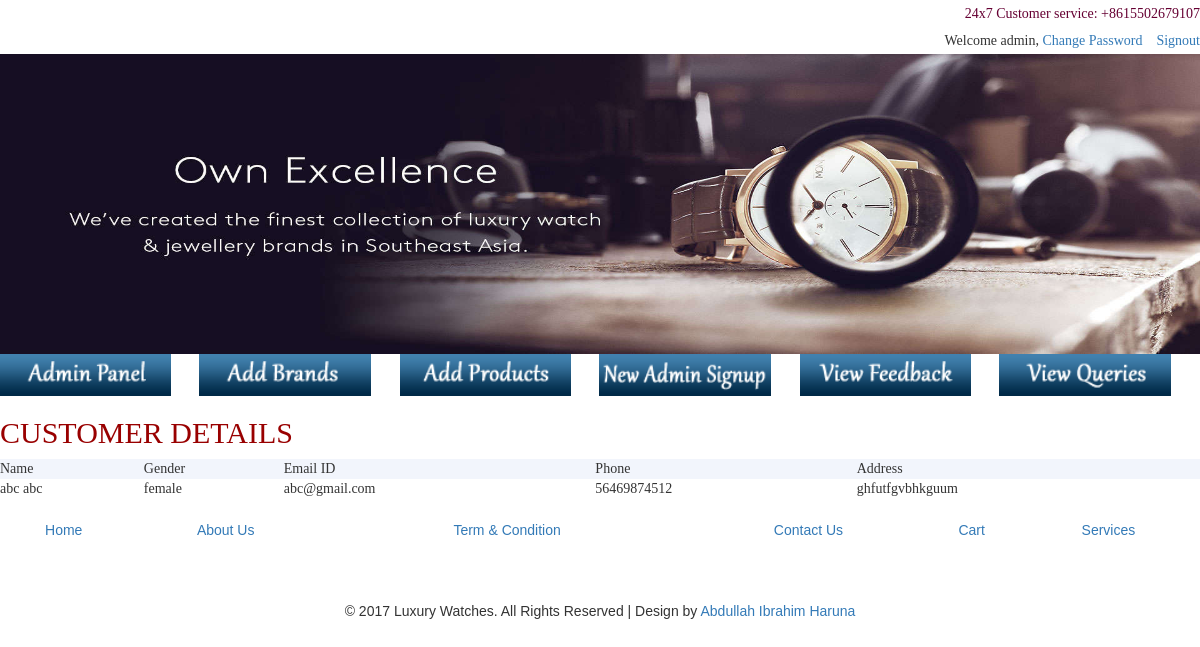
The app's page /showcustomerdetail.php?uname=abc@gmail.com (signed in) with its own data.
### tables this page shows
CREATE TABLE IF NOT EXISTS `register` (
  `firstname` varchar(30) NOT NULL,
  `lastname` varchar(30) NOT NULL,
  `gender` varchar(10) NOT NULL,
  `dob` date NOT NULL,
  `user_id` varchar(30) NOT NULL,
  `password` varchar(20) NOT NULL,
  `email_id` varchar(35) NOT NULL,
  `phone_number` bigint(20) NOT NULL,
  `address` varchar(100) NOT NULL,
  PRIMARY KEY (`user_id`)
);

### showcustomerdetail.php (the view, shortened to what this page needs)
<!DOCTYPE html PUBLIC "-//W3C//DTD XHTML 1.0 Transitional//EN" "http://www.w3.org/TR/xhtml1/DTD/xhtml1-transitional.dtd">
<html xmlns="http://www.w3.org/1999/xhtml">
<head>
<link href="css/bootstrap.css" rel="stylesheet" type="text/css" media="all" />
<link href="css/style.css" rel="stylesheet" type="text/css" media="all" />
</head>
<body background="image/b1.jpg" >
<table width="904" height="394" align="center" cellpadding="0" cellspacing="0">
  <tr>
    <td height="27" colspan="8" align="center" valign="middle"><div align="right"><span class="style12">24x7 Customer service: +8615502679107</span></div></td>
  </tr>
  <tr>
    <td height="27" colspan="8" align="center" valign="middle"><div align="right"><?php
	if(isset($_SESSION["uname"]))
	{
		print "Welcome ".$_SESSION["uname"] .",&nbsp;";
		print "&nbsp; <a href='signout.php?page=index.php' style='text-decoration:none'>Signout</a>";
	}
	elseif(isset($_SESSION["admin"]))
	{
	print "Welcome ".$_SESSION["admin"] .",&nbsp;";
	print "<a href=changepassword.php>Change Password</a> &nbsp;";
	print "&nbsp; <a href='signout.php?page=index.php' style='text-decoration:none'>Signout</a>";
	}
	else
	{
	print " Welcome Guest, &nbsp; ";
	print "<a href='sig.php' style='text-decoration:none' >SignIn.&nbsp;</a>";
	print " New User? &nbsp; <a href='new.php' style='text-decoration:none'>Register</a>";
	}
	?></div></td>
  </tr>
  <tr>
    <td height="300" colspan="8" align="center" valign="top"><div align="left"><img src="image/bannerforsite.jpg" width="1200" height="300" /></div></td>
  </tr>
  <tr align="left">
    <td width="171" height="42"><a href="adminpanel.php"><img src="image/adminpanel.png" width="171" height="42" border="0" /></a></td>
    <td width="171" height="42"><a href="addcompany.php"><img src="image/addbrand.png" width="172" height="42" border="0" /></a></td>
    <td width="171" height="42"><a href="addproduct.php"><img src="image/addprod.png" width="171" height="42" border="0" /></a></td>
    <td width="171" height="42"><a href="adminsignup.php"><img src="image/ned.png" width="172" height="42" border="0" /></a></td>
   <td width="171" height="42"><a href="showfeedback.php"><img src="image/v_feed.png" width="171" height="42" border="0" /></a></td>
    <td width="171" height="42"><a href="showquery.php"><img src="image/v_query.png" alt="1" width="172" height="42" border="0"/></a></td>
  </tr>
  <tr align="left">
    <td height="42" colspan="6"><table width="100%" height="65" border="0" align="center" cellpadding="0" cellspacing="0" >
      <tr>
        <td height="29" valign="top" scope="col" ><h2 class="style16">CUSTOMER DETAILS</h2>
            <?php
	if(isset($_SESSION["admin"]))
	{
	  $a=$_GET["uname"];
	  $c=mysqli_connect(host,uname,pass,db) or die(mysqli_connect_error($c));
	 $q="select * from register where user_id='$a'";
	 $r1=mysqli_query($c,$q)or die(mysqli_error($c));
	print "<table width=1200px align='center' bgcolor='white'>";
	print "<tr>";
	print "<td  bgcolor='#F2F5FC'>Name </td>";
	print "<td bgcolor='#F2F5FC'>Gender</td>";
	print "<td  bgcolor='#F2F5FC'>Email ID</td>";
	print "<td  bgcolor='#F2F5FC'>Phone</td>";
	print "<td  bgcolor='#F2F5FC'>Address</td>";
	print "</tr>";
	 while($ans1=mysqli_fetch_array($r1))
	 {
	    print "<tr>";
		print "<td>$ans1[0] $ans1[1]</td>";
		print "<td>$ans1[2]</td>";
	 	print "<td>$ans1[6]</td>";
		print "<td>$ans1[7]	</td>";
		print "<td>$ans1[8]	</td>";
			print "</tr>";
	 	 }
	  print "</table>";
}
?>
        </td>
      </tr>
    </table></td>
  </tr>
  <tr align="left">
    <td height="42" colspan="6"><table width="100%" align="center" cellpadding="0" cellspacing="0">
      <tr>
        <td>&nbsp;</td>
        <td>&nbsp;</td>
        <td>&nbsp;</td>
        <td>&nbsp;</td>
        <td>&nbsp;</td>
        <td>&nbsp;</td>
      </tr>
      <tr>
        <td><div align="center" class="style3 style11"><a href="index.php" style="text-decoration:none">Home</a></div></td>
        <td><div align="center" class="style3 style11"><a href="about.php" style="text-decoration:none">About Us</a></div></td>
        <td><div align="center" class="style3 style11"><a href="term.php" style="text-decoration:none">Term &amp; Condition</a></div></td>
        <td><div align="center" class="style3 style11"><a href="contact.php" style="text-decoration:none">Contact Us</a></div></td>
        <td><div align="center" class="style3 style11"><a href="shoppingcart.php" style="text-decoration:none">Cart</a></div></td>
        <td><div align="center" class="style3 style11"><a href="center.php" style="text-decoration:none">Services</a></div></td>
      </tr>
    </table></td>
  </tr>
</table><p>&nbsp;</p><p>&nbsp;</p>
<div align="center" class="style3 style11">
					<p>© 2017 Luxury Watches. All Rights Reserved | Design by  <a href="#" target="_blank">Abdullah Ibrahim Haruna</a> </p>
				</div>
<p>&nbsp;</p>
</body>
</html>

### css/style.css (style rules this page uses)
body { background:#fff; font-family: 'Lato-Regular'; }
body a { transition: 0.5s all; -webkit-transition: 0.5s all; -o-transition: 0.5s all; -moz-transition: 0.5s all; -ms-transition: 0.5s all; }

### showcustomerdetail.php (style rules this page uses)
.style11 { font-family: Arial, Helvetica, sans-serif }
.style12 { color: #660033 }
.style16 { color: #990000 }

### records on screen
register: firstname "abc", lastname "abc", gender "female", email "abc@gmail.com", phone_number "56469874512", address "ghfutfgvbhkguum"

### other values on screen
$_SESSION["admin"] "admin"
